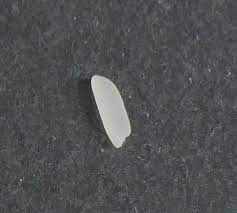
#> input picture onerice.bmp, 237 x 213 px
$ jupyter execute practica03.ipynb
#> lines starting #> are read from the running program, lines starting #| are printed output that depends on the picture; after the words box and inside, x2 and y2 are one past the last pixel; in counts of white or black regions, pixels touching at a corner belong together
[cell 1]
import numpy as np
import matplotlib.pyplot as plt

[cell 2]
img = plt.imread('onerice.bmp')
#> img is the input picture: shape (213, 237, 4); mean R, G, B, A 79.2, 80.7, 81.9, 255
plt.imshow(img)
plt.show()

[cell 3]
def howis(img):
    print ('size = ', img.shape)
#| size =  (213, 237, 4)
    print ('max =', np.max(img))
#| max = 255
    print ('min =', np.min(img))
#| min = 20

howis(img)

[cell 4]
x = img[:,:,0]
howis(x)
#| size =  (213, 237)
#| max = 225
#| min = 20
plt.imshow(x, cmap='gray')
plt.show()

[cell 5]
def segmenta(X,t):
#> called with t = 100
    (N,M) = X.shape
#> N = 213; M = 237
    Y = np.zeros((N,M))
    for i in range(N):
        for j in range(M):
            if X[i,j] > t:
                Y[i,j] = 255
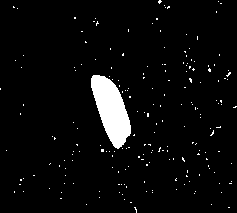
#> Y: shape (213, 237) float64; 4.2% white; 199 white regions (198 under 20 px), largest, box (x1, y1, x2, y2) and area: (91, 75, 131, 149) 1717
    return Y

[cell 6]
Y = segmenta(x, 100)
howis(Y)
#| size =  (213, 237)
#| max = 255.0
#| min = 0.0
plt.imshow(Y)
plt.show()

# Práctica 03 : Procesamiento de imágenes

[cell 7]
""" Ahora con la otra imagen """
I = plt.imread('rices.png')
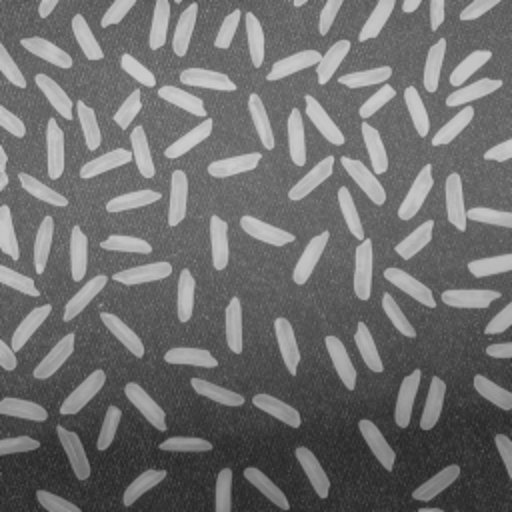
#> input picture rices.png, 512 x 512 px
#> I is the input picture: shape (512, 512) float32; min 0.149, max 0.812, mean 0.436
plt.imshow(I)

### Importación de las librerías utilizadas

[cell 8]
from skimage.io import imread
from skimage.morphology import disk
from skimage.filters import threshold_otsu
from skimage.morphology import binary_erosion, binary_dilation
from skimage.segmentation import clear_border
from skimage.measure import label, regionprops
from skimage.color import label2rgb

### Creación del elemento estructurante
Se crea un elemento circular de radio 15 pixeles, que será utilizado más adelante en las operaciones morfológicas

[cell 9]
selem = disk(15)

### Aplicación de la operación de apertura para obtener el fondo
Se aplica la operación de apertura para obtener el fondo de la imagen, el cual se obtiene al aplicar la operación de erosión y dilatación sobre la imagen original. Se utiliza el elemento estructurante creado anteriormente.

Primero, se aplica una erosión para eliminar los objetos pequeños y luego se aplica una dilatación para recuperar el tamaño original de los objetos.

[cell 10]
background = binary_erosion(I, selem)
#> background: shape (512, 512) bool; every value is 1
background = binary_dilation(background, selem)
plt.imshow(background)

### Resta de la imagen original con el fondo
Se realiza la resta de la imagen original con el fondo obtenido en el paso anterior, para obtener los objetos de la imagen original.

[cell 11]
I2 = I - background
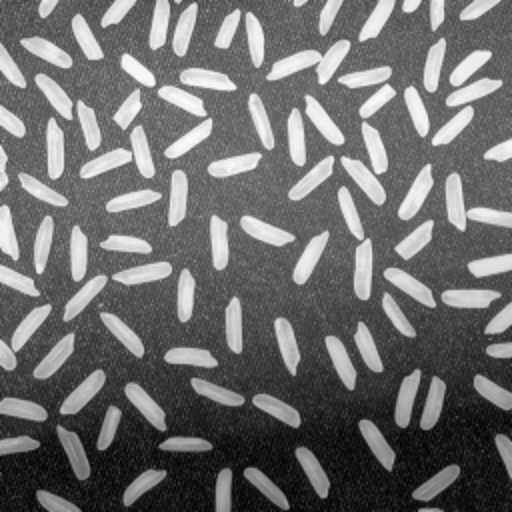
#> I2: shape (512, 512) float32; min -0.851, max -0.188, mean -0.564; drawn with min black and max white

### Ajustar el contraste de la imagen
Ajustamos los valores de pixeles en I2, restando el valor mínimo del pixel encontrado en I2. Esto se hace para que el valor mínimo de I2 sea 0.

Luego se escalan los valores resultantes de I2, dividiendo cada pixel entre el valor máximo de I2 y multiplicando por 255. Esto se hace para que el valor máximo de I2 sea 255.

[cell 12]
I3 = I2 - np.min(I2)
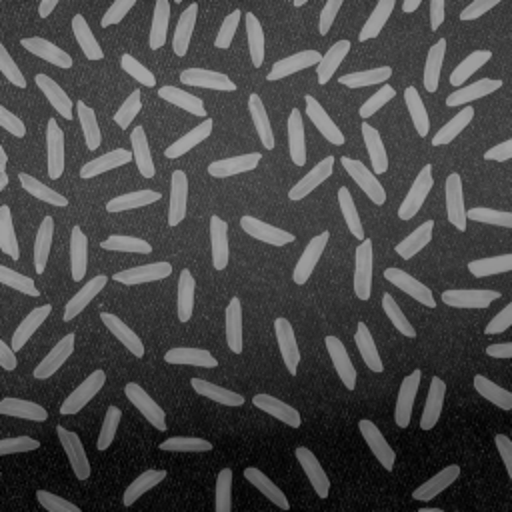
#> I3: shape (512, 512) float32; min 0, max 0.663, mean 0.287
I3 = I3 / np.max(I3)*255

## Umbralizacion de Otsu
Se aplica la umbralización de Otsu para obtener una imagen binaria, donde los pixeles con valor 0 corresponden al fondo y los pixeles con valor 255 corresponden a los objetos.

Luego creamos una imagen binaria bw donde los pixeles con valores mayores al umbral se establecen en 1 (objetos) y los pixeles con valores menores al umbral se establecen en 0 (fondo).

[cell 13]
thresh = threshold_otsu(I3)
#> thresh = 140
bw = I3 > thresh
#> bw: shape (512, 512) bool; 26.1% white; 162 white regions (65 under 20 px), largest, box (x1, y1, x2, y2) and area: (266, 40, 351, 85) 1747, (79, 125, 156, 179) 1729, (338, 186, 373, 300) 1679

### Eliminación de objetos pequeños y limpieza de bordes

Clear border elimina los objetos que tocan los bordes de la imagen.
También se aplican operaciones de dilatación y erosión para eliminar los objetos pequeños.

[cell 14]
bw = clear_border(bw)
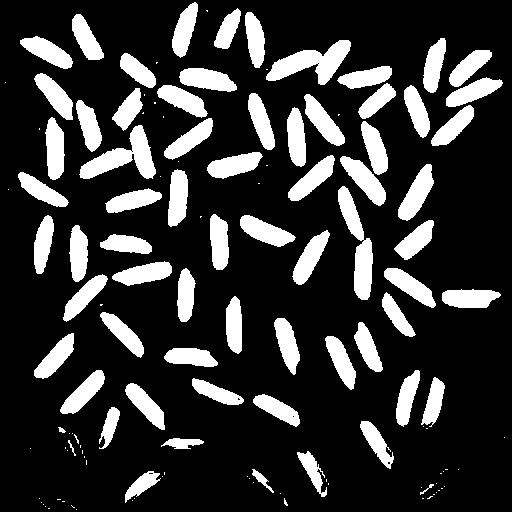
#> bw: shape (512, 512) bool; 20.7% white; 132 white regions (63 under 20 px), largest, box (x1, y1, x2, y2) and area: (266, 40, 351, 85) 1747, (79, 125, 156, 179) 1729, (338, 186, 373, 300) 1679
bw = binary_erosion(bw, disk(5))
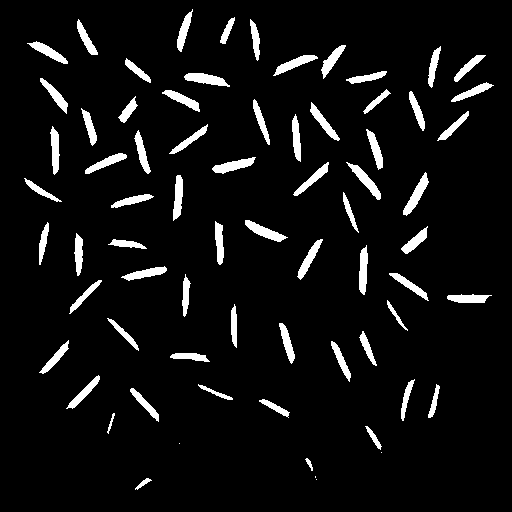
#> bw: shape (512, 512) bool; 6.4% white; 71 white regions (4 under 20 px), largest, box (x1, y1, x2, y2) and area: (403, 172, 429, 216) 376, (184, 73, 230, 87) 363, (245, 220, 288, 242) 359
bw = binary_dilation(bw, disk(2))
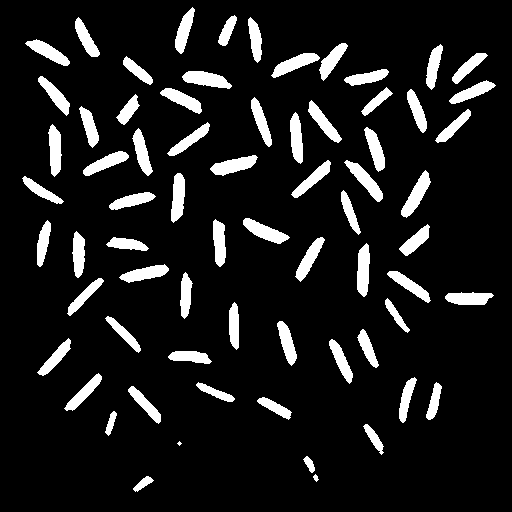
#> bw: shape (512, 512) bool; 10.7% white; 69 white regions (1 under 20 px), largest, box (x1, y1, x2, y2) and area: (401, 170, 431, 218) 566, (182, 71, 232, 89) 563, (243, 218, 290, 244) 547
plt.imshow(bw)

## Etiqueta de regiones y resultados

Se etiquetan las regiones conectadas en la imagen binaria bw, para asignar un número único a cada objeto. Luego se crea una imagen de etiquetas superpuestas para visualizar las regiones etiquetadas en la imagen original.

[cell 15]
label_image = label(bw)
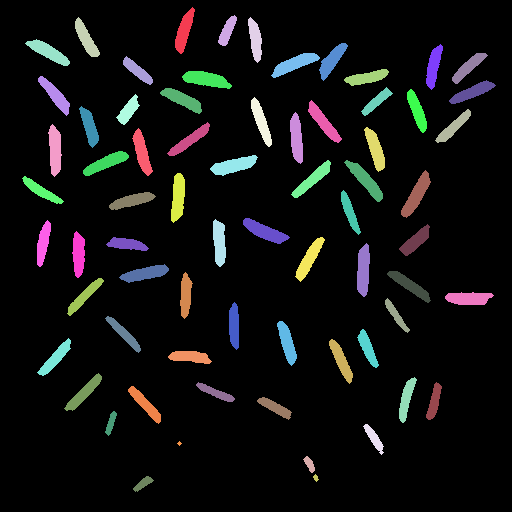
#> label_image: shape (512, 512) int32; 70 distinct labels, from 0 to 69; one colour per label, 0 black
image_label_overlay = label2rgb(label_image, image=I, bg_label=0)
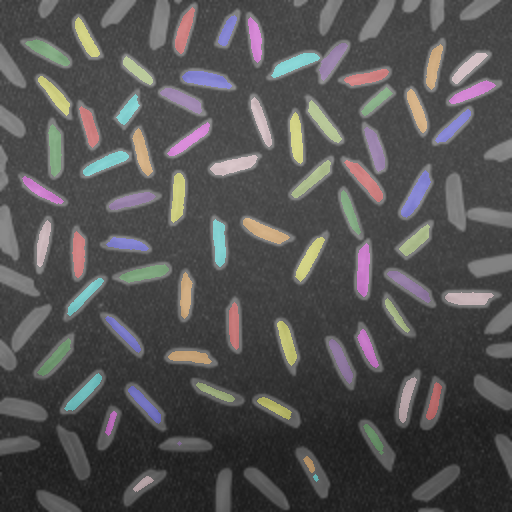
#> image_label_overlay: shape (512, 512, 3) float64; mean R, G, B 0.324, 0.32, 0.32
plt.imshow(image_label_overlay)

### Identificación de arroces

Creamos una figura y un eje para mostrar la imagen etiquetada con las regiones destacadas.

Luego, se recorren las regiones etiquetadas, dibujando un rectángulo rojo alrededor de las regiones grandes, por eso la expresión if (region.area >= 50).

Finalmente, se muestra la imagen con los rectángulos dibujados.

[cell 16]
fig, ax = plt.subplots(figsize=(10, 6))
ax.imshow(image_label_overlay)

for region in regionprops(label_image):
    if region.area >= 100:
        minr, minc, maxr, maxc = region.bbox
        rect = plt.Rectangle((minc, minr), maxc - minc, maxr - minr,
                             fill=False, edgecolor='red', linewidth=2)
        ax.add_patch(rect)
#> this loop made 69 passes
#> (minr, minc, maxr, maxc) on passes 1 to 12: (7, 175, 54, 195), (15, 218, 46, 237), (17, 75, 57, 100), (17, 248, 63, 262), (39, 25, 66, 70), (43, 319, 81, 348), (44, 426, 90, 443), (53, 271, 78, 320), (53, 452, 84, 488), (56, 123, 85, 153), (69, 344, 86, 389), (71, 182, 89, 232)

ax.set_axis_off()
plt.show()
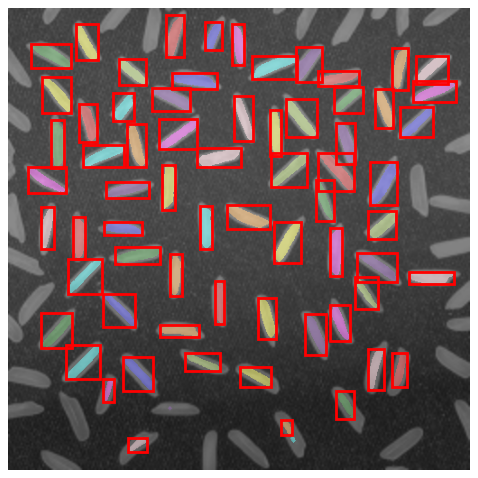
#> figure drawn by matplotlib, 1 panel
